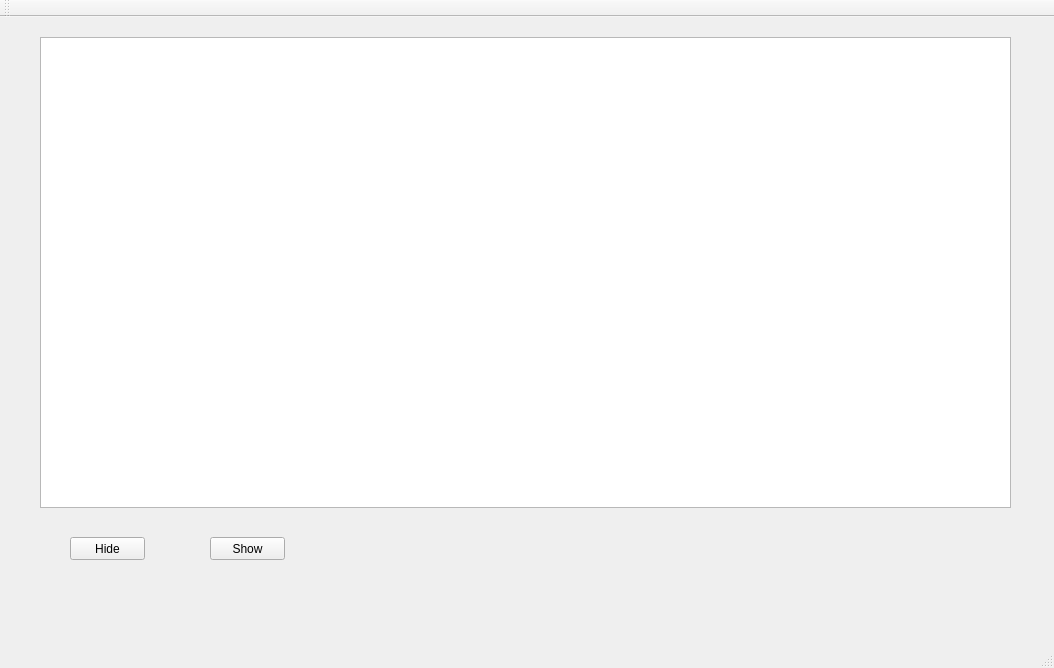
<?xml version="1.0" encoding="UTF-8"?>
<ui version="4.0">
 <class>MainWindow</class>
 <widget class="QMainWindow" name="MainWindow">
  <property name="geometry">
   <rect>
    <x>0</x>
    <y>0</y>
    <width>1054</width>
    <height>668</height>
   </rect>
  </property>
  <property name="windowTitle">
   <string>MainWindow</string>
  </property>
  <widget class="QWidget" name="centralWidget">
   <widget class="QPushButton" name="pushButton">
    <property name="geometry">
     <rect>
      <x>70</x>
      <y>520</y>
      <width>75</width>
      <height>23</height>
     </rect>
    </property>
    <property name="text">
     <string>Hide</string>
    </property>
   </widget>
   <widget class="QTableView" name="tableView">
    <property name="geometry">
     <rect>
      <x>40</x>
      <y>20</y>
      <width>971</width>
      <height>471</height>
     </rect>
    </property>
   </widget>
   <widget class="QPushButton" name="pushButton_2">
    <property name="geometry">
     <rect>
      <x>210</x>
      <y>520</y>
      <width>75</width>
      <height>23</height>
     </rect>
    </property>
    <property name="text">
     <string>Show</string>
    </property>
   </widget>
  </widget>
  <widget class="QMenuBar" name="menuBar">
   <property name="geometry">
    <rect>
     <x>0</x>
     <y>0</y>
     <width>1054</width>
     <height>21</height>
    </rect>
   </property>
  </widget>
  <widget class="QToolBar" name="mainToolBar">
   <attribute name="toolBarArea">
    <enum>TopToolBarArea</enum>
   </attribute>
   <attribute name="toolBarBreak">
    <bool>false</bool>
   </attribute>
  </widget>
  <widget class="QStatusBar" name="statusBar"/>
 </widget>
 <layoutdefault spacing="6" margin="11"/>
 <resources/>
 <connections>
  <connection>
   <sender>pushButton</sender>
   <signal>clicked()</signal>
   <receiver>tableView</receiver>
   <slot>hide()</slot>
   <hints>
    <hint type="sourcelabel">
     <x>557</x>
     <y>574</y>
    </hint>
    <hint type="destinationlabel">
     <x>525</x>
     <y>288</y>
    </hint>
   </hints>
  </connection>
  <connection>
   <sender>pushButton_2</sender>
   <signal>clicked()</signal>
   <receiver>tableView</receiver>
   <slot>show()</slot>
   <hints>
    <hint type="sourcelabel">
     <x>247</x>
     <y>564</y>
    </hint>
    <hint type="destinationlabel">
     <x>525</x>
     <y>288</y>
    </hint>
   </hints>
  </connection>
 </connections>
</ui>
